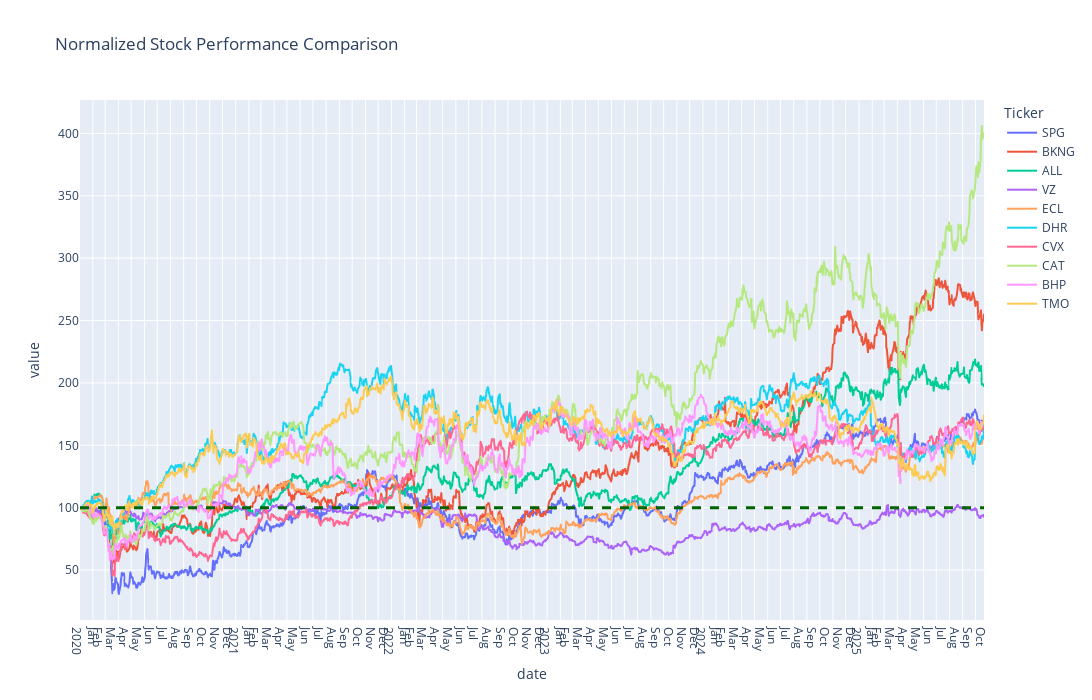

Notebook code cell kept with this figure:
### Code cell
df = to_exam / to_exam.iloc[0] * 100
df['date'] = df.index

fig = px.line(df, x="date", y=df.columns,
              hover_data={"date": "|%B %d, %Y"},
              title='Normalized Stock Performance Comparison',  width=1200, height=700)

fig.add_hline(y=100, line_width=3, line_color='darkgreen', line_dash='dash')

fig.update_xaxes(
    dtick="M1",
    tickformat="%b\n%Y",
    ticklabelmode="period")
fig.show()

### Figure 1 — Plotly figure (JSON) as saved in the notebook; plotly's stock layout.template omitted (floating-point values rounded to 4 significant figures; data arrays with more than 128 entries replaced by an {"elided": "..."} marker saying what was removed)
{"data": [{"hovertemplate": "Ticker=SPG<br>date=%{x|%B %d, %Y}<br>value=%{y}<extra></extra>", "legendgroup": "SPG", "line": {"color": "#636efa", "dash": "solid"}, "marker": {"symbol": "circle"}, "mode": "lines", "name": "SPG", "showlegend": true, "type": "scattergl", "x": {"elided": "1459 str values"}, "xaxis": "x", "y": {"elided": "1459 float values"}, "yaxis": "y"}, {"hovertemplate": "Ticker=BKNG<br>date=%{x|%B %d, %Y}<br>value=%{y}<extra></extra>", "legendgroup": "BKNG", "line": {"color": "#EF553B", "dash": "solid"}, "marker": {"symbol": "circle"}, "mode": "lines", "name": "BKNG", "showlegend": true, "type": "scattergl", "x": {"elided": "1459 str values"}, "xaxis": "x", "y": {"elided": "1459 float values"}, "yaxis": "y"}, {"hovertemplate": "Ticker=ALL<br>date=%{x|%B %d, %Y}<br>value=%{y}<extra></extra>", "legendgroup": "ALL", "line": {"color": "#00cc96", "dash": "solid"}, "marker": {"symbol": "circle"}, "mode": "lines", "name": "ALL", "showlegend": true, "type": "scattergl", "x": {"elided": "1459 str values"}, "xaxis": "x", "y": {"elided": "1459 float values"}, "yaxis": "y"}, {"hovertemplate": "Ticker=VZ<br>date=%{x|%B %d, %Y}<br>value=%{y}<extra></extra>", "legendgroup": "VZ", "line": {"color": "#ab63fa", "dash": "solid"}, "marker": {"symbol": "circle"}, "mode": "lines", "name": "VZ", "showlegend": true, "type": "scattergl", "x": {"elided": "1459 str values"}, "xaxis": "x", "y": {"elided": "1459 float values"}, "yaxis": "y"}, {"hovertemplate": "Ticker=ECL<br>date=%{x|%B %d, %Y}<br>value=%{y}<extra></extra>", "legendgroup": "ECL", "line": {"color": "#FFA15A", "dash": "solid"}, "marker": {"symbol": "circle"}, "mode": "lines", "name": "ECL", "showlegend": true, "type": "scattergl", "x": {"elided": "1459 str values"}, "xaxis": "x", "y": {"elided": "1459 float values"}, "yaxis": "y"}, {"hovertemplate": "Ticker=DHR<br>date=%{x|%B %d, %Y}<br>value=%{y}<extra></extra>", "legendgroup": "DHR", "line": {"color": "#19d3f3", "dash": "solid"}, "marker": {"symbol": "circle"}, "mode": "lines", "name": "DHR", "showlegend": true, "type": "scattergl", "x": {"elided": "1459 str values"}, "xaxis": "x", "y": {"elided": "1459 float values"}, "yaxis": "y"}, {"hovertemplate": "Ticker=CVX<br>date=%{x|%B %d, %Y}<br>value=%{y}<extra></extra>", "legendgroup": "CVX", "line": {"color": "#FF6692", "dash": "solid"}, "marker": {"symbol": "circle"}, "mode": "lines", "name": "CVX", "showlegend": true, "type": "scattergl", "x": {"elided": "1459 str values"}, "xaxis": "x", "y": {"elided": "1459 float values"}, "yaxis": "y"}, {"hovertemplate": "Ticker=CAT<br>date=%{x|%B %d, %Y}<br>value=%{y}<extra></extra>", "legendgroup": "CAT", "line": {"color": "#B6E880", "dash": "solid"}, "marker": {"symbol": "circle"}, "mode": "lines", "name": "CAT", "showlegend": true, "type": "scattergl", "x": {"elided": "1459 str values"}, "xaxis": "x", "y": {"elided": "1459 float values"}, "yaxis": "y"}, {"hovertemplate": "Ticker=BHP<br>date=%{x|%B %d, %Y}<br>value=%{y}<extra></extra>", "legendgroup": "BHP", "line": {"color": "#FF97FF", "dash": "solid"}, "marker": {"symbol": "circle"}, "mode": "lines", "name": "BHP", "showlegend": true, "type": "scattergl", "x": {"elided": "1459 str values"}, "xaxis": "x", "y": {"elided": "1459 float values"}, "yaxis": "y"}, {"hovertemplate": "Ticker=TMO<br>date=%{x|%B %d, %Y}<br>value=%{y}<extra></extra>", "legendgroup": "TMO", "line": {"color": "#FECB52", "dash": "solid"}, "marker": {"symbol": "circle"}, "mode": "lines", "name": "TMO", "showlegend": true, "type": "scattergl", "x": {"elided": "1459 str values"}, "xaxis": "x", "y": {"elided": "1459 float values"}, "yaxis": "y"}], "layout": {"height": 700, "legend": {"title": {"text": "Ticker"}, "tracegroupgap": 0}, "shapes": [{"line": {"color": "darkgreen", "dash": "dash", "width": 3}, "type": "line", "x0": 0, "x1": 1, "xref": "x domain", "y0": 100, "y1": 100, "yref": "y"}], "title": {"text": "Normalized Stock Performance Comparison"}, "width": 1200, "xaxis": {"anchor": "y", "domain": [0, 1], "dtick": "M1", "tickformat": "%b\n%Y", "ticklabelmode": "period", "title": {"text": "date"}}, "yaxis": {"anchor": "x", "domain": [0, 1], "title": {"text": "value"}}}}
